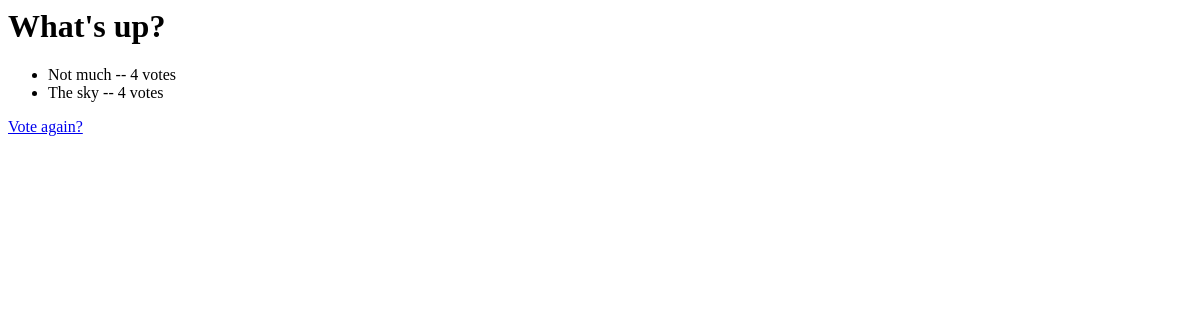
/polls/1/results/, run on an earlier commit of the app's database.
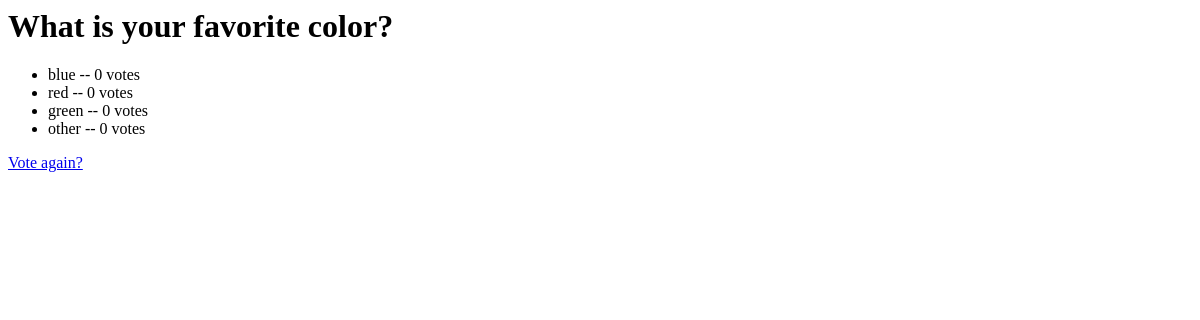
And on a later commit of the database.
### polls/models.py (models this page shows, shortened)
class Poll(models.Model):
    question = models.CharField(max_length=200)
    pub_date = models.DateTimeField('date published')
    def was_published_recently(self):
        now = timezone.now()
        return now - datetime.timedelta(days=1) <= self.pub_date <= now
    was_published_recently.admin_order_field = 'pub_date'
    was_published_recently.boolean = True
    was_published_recently.short_description = 'Published recently?'

class Choice(models.Model):
    poll = models.ForeignKey(Poll)
    choice_text = models.CharField(max_length=200)
    votes = models.IntegerField(default=0)

### polls/views.py (the view)
# urls.py: url(r'^(?P<pk>\d+)/results/$', views.ResultsView.as_view(), name='results'),
class ResultsView(generic.DetailView):
    model = Poll
    template_name = 'polls/results.html'

### polls/templates/polls/results.html
<h1>{{ poll.question }}</h1>
<ul>
{% for choice in poll.choice_set.all %}
    <li>{{ choice.choice_text }} -- {{ choice.votes }} vote{{ choice.votes|pluralize }}</li>
{% endfor %}
</ul>
<a href="{% url 'polls:detail' poll.id %}"> Vote again?</a>

What changed in the data, as far as the page shows it:
changed Poll: question "What's up?" → "What is your favorite color?"
changed Choice: choice_text "Not much" → "blue"; votes "4" → "0"
changed Choice: choice_text "The sky" → "red"; votes "4" → "0"
now on this page (row edited): Choice: choice_text "green", votes "0"
now on this page (row edited): Choice: choice_text "other", votes "0"
